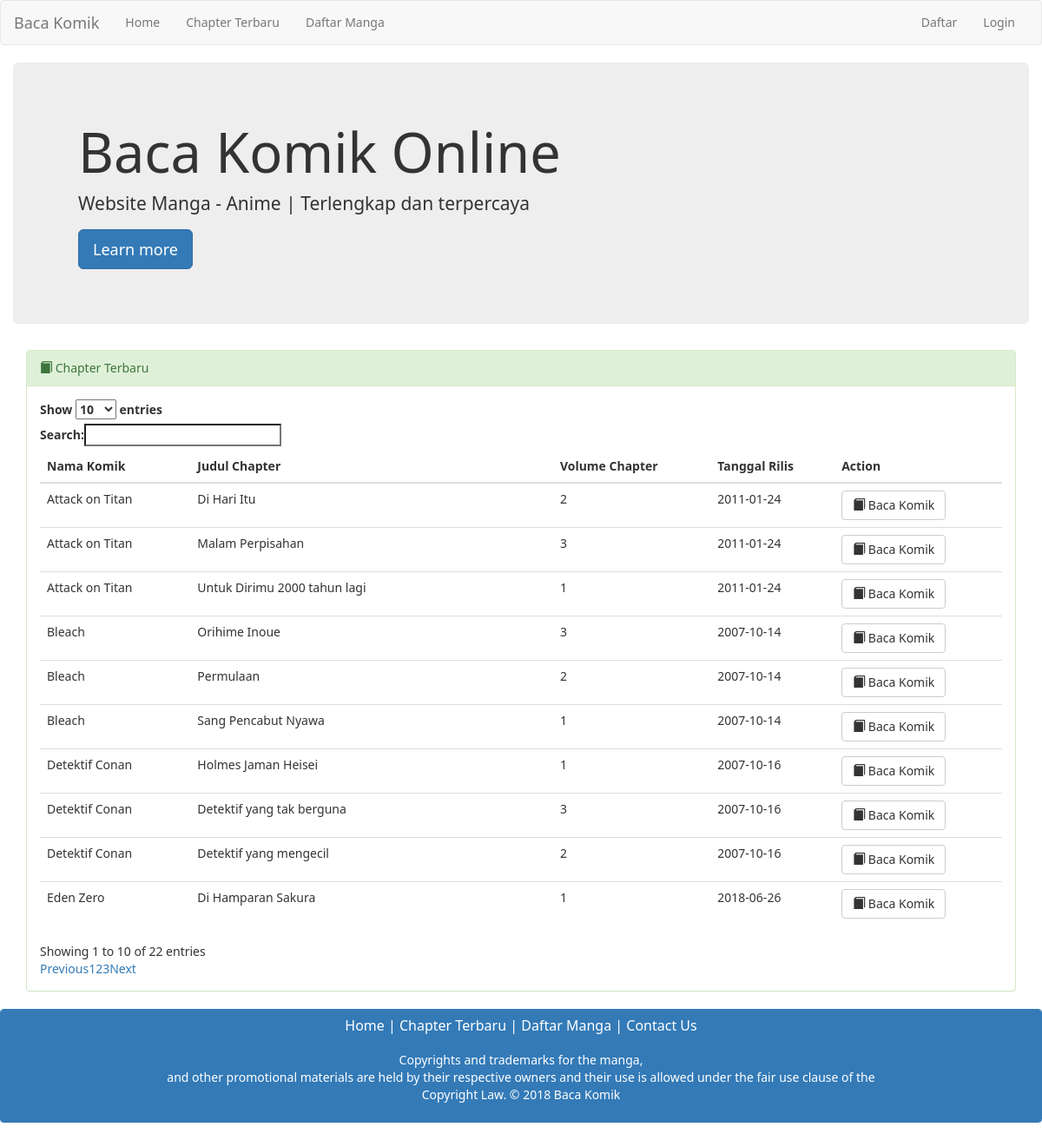
Screenshot of /index.php/welcome/chapterTerbaru with the database file from the repository.
### tables this page shows
CREATE TABLE `chapter` (
  `idchapter` int(11) NOT NULL,
  `judulchapter` varchar(255) NOT NULL,
  `volchapter` int(11) NOT NULL,
  `tanggalrilis` date NOT NULL,
  `jum` int(11) NOT NULL,
  `fk_idkomik` int(11) NOT NULL
);

CREATE TABLE `komik` (
  `idkomik` int(11) NOT NULL,
  `namakomik` varchar(255) NOT NULL,
  `pengarang` varchar(50) NOT NULL,
  `status` varchar(30) NOT NULL,
  `ringkasan` text NOT NULL,
  `cover` varchar(50) NOT NULL
);

### application/controllers/Welcome.php (called while the page is built, shortened)
<?php
class Welcome extends CI_Controller {
	public function chapterTerbaru()
	{
		$this->load->model('home_model');
		$data["chapter"] = $this->home_model->mangaterbaru();
		$this->load->view('chapterTerbaru',$data);
	}
}

### index.php (called while the page is built, shortened)
<?php
require_once BASEPATH.'core/CodeIgniter.php';

### application/models/home_model.php (called while the page is built, shortened)
<?php
class home_model extends CI_Model {
	public function mangaterbaru()
	{
		$query = $this->db->query("Select * from chapter as c INNER JOIN komik as k ON k.idkomik=c.fk_idkomik ORDER BY tanggalrilis");
		return $query->result();
	}
}

### application/views/chapterTerbaru.php (the view, shortened to what this page needs)
<div class="container-fluid">
	<div class="jumbotron">
		<div class="container">
			<h1>Baca Komik Online </h1>
			<p>Website Manga - Anime | Terlengkap dan terpercaya</p>
			<p>
				<a class="btn btn-primary btn-lg">Learn more</a>
			</p>
		</div>
	</div>
</div>
<div class="container">
    <div class="container-fluid">
            <div class="row">
            <div class="panel panel-success">
            <div class="panel-heading"><span class="glyphicon glyphicon-book"></span> Chapter Terbaru </div>
            <div class="panel-body">
    <table id="example" class="table table-responsive table-hover" style="width:100%">
                    <thead>
                        <tr>
                            <th>Nama Komik</th>
                            <th>Judul Chapter</th>
                            <th>Volume Chapter</th>
                            <th>Tanggal Rilis</th>
                            <th>Action</th>
                        </tr>
                    </thead>
                    <tbody>
                        <?php foreach ($chapter as $key) { ;?>
                        <tr>
                            <td><?php echo $key->namakomik ?></td>
                            <td><?php echo $key->judulchapter?></td>
                            <td><?php echo $key->volchapter?></td>
                            <td><?php echo $key->tanggalrilis?></td>
                            <td><a href="#"><button type="button" class="btn btn-default" aria-label="Left Align">
                                <span class="glyphicon glyphicon-book" aria-hidden="true"></span> Baca Komik </button></a></td>
                        </tr>
                        <?php } ?>
                    </tbody>
    </table>
</div>
</div>
</div>
</div>
</div>

### application/views/layout/base_start.php (style rules this page uses)
body { font-family: 'Segoe UI'; }

### rows the page displays
chapter: komik.namakomik "Bleach", judulchapter "Orihime Inoue", volchapter "3", tanggalrilis "2007-10-14"
chapter: komik.namakomik "Bleach", judulchapter "Permulaan", volchapter "2", tanggalrilis "2007-10-14"
chapter: komik.namakomik "Bleach", judulchapter "Sang Pencabut Nyawa", volchapter "1", tanggalrilis "2007-10-14"
chapter: komik.namakomik "Detektif Conan", judulchapter "Holmes Jaman Heisei", volchapter "1", tanggalrilis "2007-10-16"
chapter: komik.namakomik "Detektif Conan", judulchapter "Detektif yang tak berguna", volchapter "3", tanggalrilis "2007-10-16"
chapter: komik.namakomik "Detektif Conan", judulchapter "Detektif yang mengecil", volchapter "2", tanggalrilis "2007-10-16"
chapter: komik.namakomik "Attack on Titan", judulchapter "Di Hari Itu", volchapter "2", tanggalrilis "2011-01-24"
chapter: komik.namakomik "Attack on Titan", judulchapter "Malam Perpisahan", volchapter "3", tanggalrilis "2011-01-24"
chapter: komik.namakomik "Attack on Titan", judulchapter "Untuk Dirimu 2000 tahun lagi", volchapter "1", tanggalrilis "2011-01-24"
chapter: komik.namakomik "Eden Zero", judulchapter "Di Hamparan Sakura", volchapter "1", tanggalrilis "2018-06-26"
